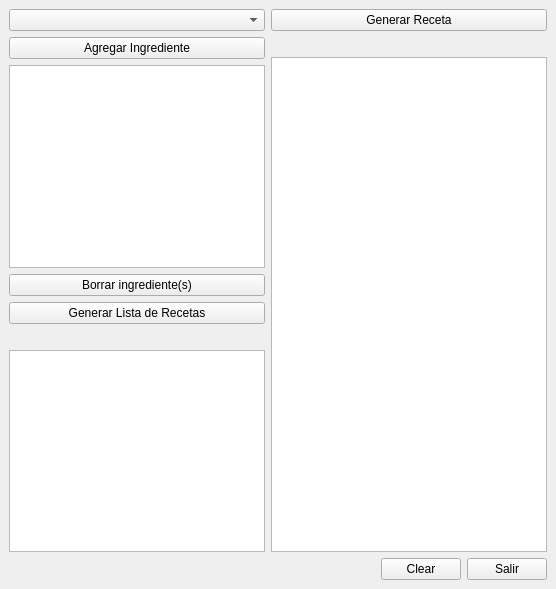
<?xml version="1.0" encoding="UTF-8"?>
<ui version="4.0">
 <class>MainWindow</class>
 <widget class="QMainWindow" name="MainWindow">
  <property name="geometry">
   <rect>
    <x>0</x>
    <y>0</y>
    <width>556</width>
    <height>589</height>
   </rect>
  </property>
  <property name="sizePolicy">
   <sizepolicy hsizetype="Fixed" vsizetype="Fixed">
    <horstretch>0</horstretch>
    <verstretch>0</verstretch>
   </sizepolicy>
  </property>
  <property name="windowTitle">
   <string>MainWindow</string>
  </property>
  <widget class="QWidget" name="centralwidget">
   <layout class="QGridLayout" name="gridLayout">
    <item row="0" column="0">
     <layout class="QVBoxLayout" name="verticalLayout_3">
      <item>
       <layout class="QHBoxLayout" name="horizontalLayout_2">
        <item>
         <layout class="QVBoxLayout" name="verticalLayout">
          <item>
           <widget class="QComboBox" name="cb_ingredientes">
            <property name="sizePolicy">
             <sizepolicy hsizetype="Minimum" vsizetype="Fixed">
              <horstretch>0</horstretch>
              <verstretch>0</verstretch>
             </sizepolicy>
            </property>
           </widget>
          </item>
          <item>
           <widget class="QPushButton" name="bt_add_ing">
            <property name="sizePolicy">
             <sizepolicy hsizetype="Minimum" vsizetype="Fixed">
              <horstretch>0</horstretch>
              <verstretch>0</verstretch>
             </sizepolicy>
            </property>
            <property name="text">
             <string>Agregar Ingrediente</string>
            </property>
           </widget>
          </item>
          <item>
           <widget class="QListWidget" name="lw_ingredientes">
            <property name="sizePolicy">
             <sizepolicy hsizetype="Minimum" vsizetype="Expanding">
              <horstretch>0</horstretch>
              <verstretch>0</verstretch>
             </sizepolicy>
            </property>
            <property name="selectionMode">
             <enum>QAbstractItemView::MultiSelection</enum>
            </property>
           </widget>
          </item>
          <item>
           <widget class="QPushButton" name="bt_elim_ing">
            <property name="text">
             <string>Borrar ingrediente(s)</string>
            </property>
           </widget>
          </item>
          <item>
           <widget class="QPushButton" name="bt_gen_lista">
            <property name="text">
             <string>Generar Lista de Recetas</string>
            </property>
           </widget>
          </item>
          <item>
           <widget class="QLabel" name="lb_anim_lista">
            <property name="text">
             <string/>
            </property>
            <property name="alignment">
             <set>Qt::AlignCenter</set>
            </property>
           </widget>
          </item>
          <item>
           <widget class="QListWidget" name="lw_recetas">
            <property name="sizePolicy">
             <sizepolicy hsizetype="Minimum" vsizetype="Expanding">
              <horstretch>0</horstretch>
              <verstretch>0</verstretch>
             </sizepolicy>
            </property>
            <property name="selectionMode">
             <enum>QAbstractItemView::SingleSelection</enum>
            </property>
           </widget>
          </item>
         </layout>
        </item>
        <item>
         <layout class="QVBoxLayout" name="verticalLayout_2" stretch="10,0,10">
          <item>
           <widget class="QPushButton" name="bt_gen_receta">
            <property name="sizePolicy">
             <sizepolicy hsizetype="Expanding" vsizetype="Fixed">
              <horstretch>0</horstretch>
              <verstretch>0</verstretch>
             </sizepolicy>
            </property>
            <property name="text">
             <string>Generar Receta</string>
            </property>
           </widget>
          </item>
          <item>
           <widget class="QLabel" name="lb_anim_receta">
            <property name="text">
             <string/>
            </property>
            <property name="alignment">
             <set>Qt::AlignCenter</set>
            </property>
           </widget>
          </item>
          <item>
           <widget class="QTextEdit" name="te_receta">
            <property name="sizePolicy">
             <sizepolicy hsizetype="Expanding" vsizetype="Expanding">
              <horstretch>0</horstretch>
              <verstretch>0</verstretch>
             </sizepolicy>
            </property>
            <property name="readOnly">
             <bool>true</bool>
            </property>
           </widget>
          </item>
         </layout>
        </item>
       </layout>
      </item>
      <item>
       <layout class="QHBoxLayout" name="horizontalLayout">
        <item>
         <spacer name="horizontalSpacer">
          <property name="orientation">
           <enum>Qt::Horizontal</enum>
          </property>
          <property name="sizeHint" stdset="0">
           <size>
            <width>40</width>
            <height>20</height>
           </size>
          </property>
         </spacer>
        </item>
        <item>
         <widget class="QPushButton" name="bt_clear">
          <property name="sizePolicy">
           <sizepolicy hsizetype="Fixed" vsizetype="Fixed">
            <horstretch>0</horstretch>
            <verstretch>0</verstretch>
           </sizepolicy>
          </property>
          <property name="text">
           <string>Clear</string>
          </property>
         </widget>
        </item>
        <item>
         <widget class="QPushButton" name="bt_salir">
          <property name="sizePolicy">
           <sizepolicy hsizetype="Fixed" vsizetype="Fixed">
            <horstretch>0</horstretch>
            <verstretch>0</verstretch>
           </sizepolicy>
          </property>
          <property name="text">
           <string>Salir</string>
          </property>
         </widget>
        </item>
       </layout>
      </item>
     </layout>
    </item>
   </layout>
  </widget>
 </widget>
 <resources/>
 <connections/>
</ui>
